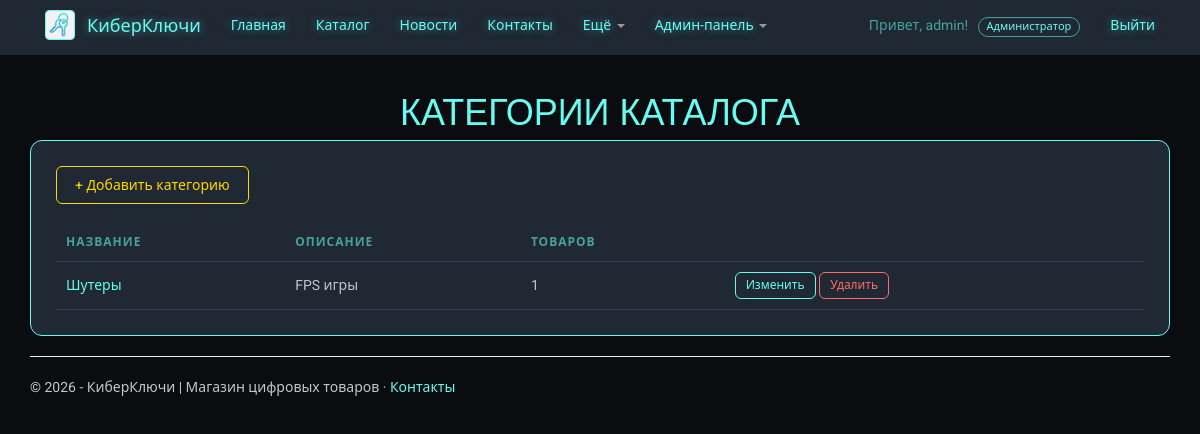
The app's page /panel/categories/ (signed in), older data.
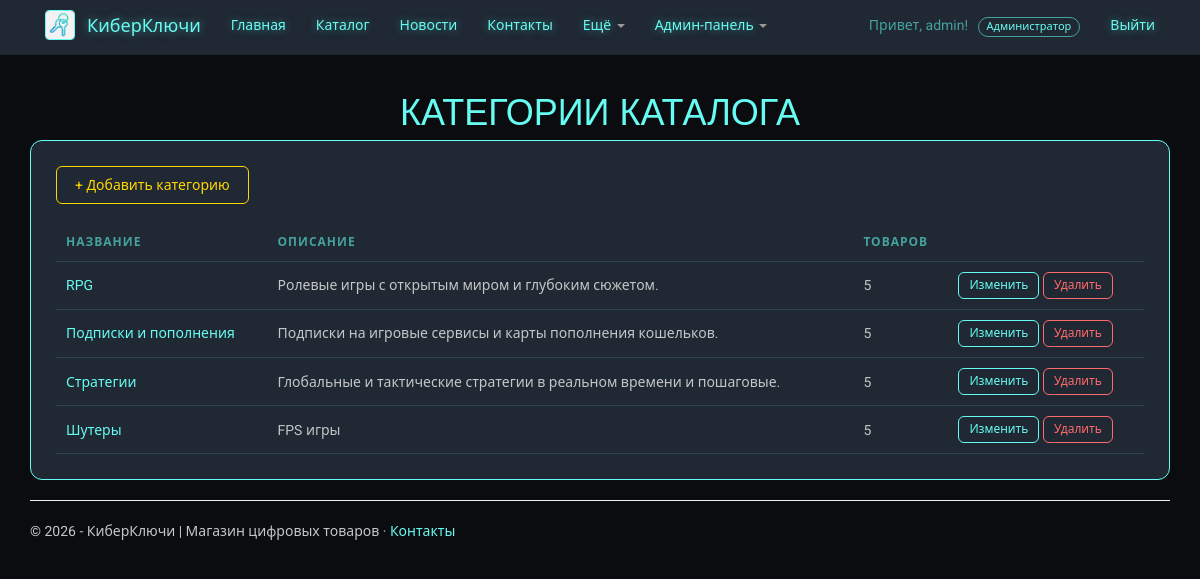
The same page, newer data.
### app/models.py (models this page shows, shortened)
class Category(models.Model):
    name = models.CharField(max_length=100, verbose_name="Название категории")
    description = models.TextField(verbose_name="Описание категории")
    class Meta:
        ordering = ["name"]
        verbose_name = "категория"
        verbose_name_plural = "категории"

### app/views.py (the view)
# urls.py: path('panel/categories/', views.admin_categories, name='admin_categories'),
@admin_required
def admin_categories(request):
    return render(request, 'app/admin_categories.html', {
        'title': 'Категории каталога',
        'categories': Category.objects.all(),
    })

### app/context_processors.py (called while the page is built)
def site(request):
    user = request.user
    client = is_client(user)
    return {
        'year': datetime.now().year,
        'is_client': client,
        'is_manager': is_manager(user),
        'is_admin': is_admin(user),
        'role_name': role_name(user),
        'cart_count': sum(CartItem.objects.filter(user=user).values_list('quantity', flat=True)) if client else 0,
    }

### app/roles.py (called while the page is built)
def is_admin(user):
    return user.is_authenticated and user.is_superuser

def is_manager(user):
    return user.is_authenticated and not user.is_superuser and user.groups.filter(name=MANAGER_GROUP).exists()

def is_client(user):
    return user.is_authenticated and not is_admin(user) and not is_manager(user)

def role_name(user):
    if not user.is_authenticated:
        return "Гость"
    if is_admin(user):
        return "Администратор"
    if is_manager(user):
        return "Менеджер"
    return "Клиент"

### app/templates/app/admin_categories.html
{% extends "app/layout.html" %}
{% block content %}
<h1 class="header">{{ title }}</h1>
<div class="block">
    <a href="{% url 'new_category' %}" class="button-link btn-gold">+ Добавить категорию</a>
    <div class="table-scroll" style="margin-top: 20px;">
    <table class="shop-table">
        <thead><tr><th>Название</th><th>Описание</th><th>Товаров</th><th></th></tr></thead>
        <tbody>
        {% for cat in categories %}
            <tr>
                <td><a href="{% url 'category_items' category_id=cat.id %}">{{ cat.name }}</a></td>
                <td>{{ cat.description|truncatewords:12 }}</td>
                <td>{{ cat.product_set.count }}</td>
                <td style="white-space: nowrap;">
                    <a href="{% url 'category_edit' category_id=cat.id %}" class="button-link btn-sm-link">Изменить</a>
                    <a href="{% url 'category_delete' category_id=cat.id %}" class="button-link btn-sm-link btn-danger-link">Удалить</a>
                </td>
            </tr>
        {% empty %}
            <tr><td colspan="4">Категорий нет.</td></tr>
        {% endfor %}
        </tbody>
    </table>
    </div>
</div>
{% endblock %}

Row changes from the older to the newer data that the page shows:
added Category: name "RPG", description "Ролевые игры с открытым миром и глубоким сюжетом.", product_set.count "5"
added Category: name "Подписки и пополнения", description "Подписки на игровые сервисы и карты пополнения кошельков.", product_set.count "5"
added Category: name "Стратегии", description "Глобальные и тактические стратегии в реальном времени и пошаговые.", product_set.count "5"
computed for Category "Шутеры": product_set.count "1" → "5"
